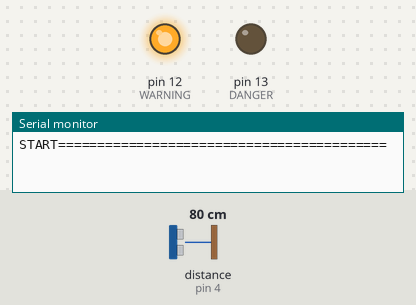
Recording of a sketch running on a simulated Arduino Uno, built with avr-gcc and run on an emulated ATmega328P. Parts: output pins drawn as LEDs (lit = HIGH), the last lines printed to the serial monitor. Wiring (inferred from the names in the program): ultrasonic range finder: trigger pin 5; echo pin 4. The inputs (shaded band) are chosen by the test bench; at power-on: distance to the obstacle (sensor on pin 4) 80 cm. The echo pulse lasts 58.3 µs per cm; pins used as bus, display or sensor lines are not drawn.

Above: at 0.01 s.
At 1.8 s:
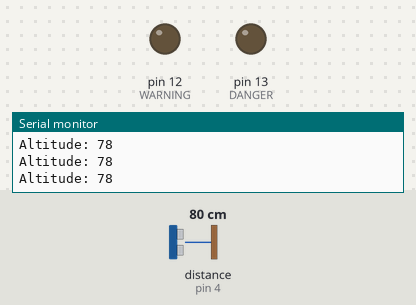
1.9 s: distance to the obstacle (sensor on pin 4) set to 120 cm
4.9 s: distance to the obstacle (sensor on pin 4) set to 2 cm
7.9 s: distance to the obstacle (sensor on pin 4) set to 299 cm
16.9 s: distance to the obstacle (sensor on pin 4) set to 18 cm
Timing chart, 0 to 19.9 s (numbered marks = the images above; inputs shaded):
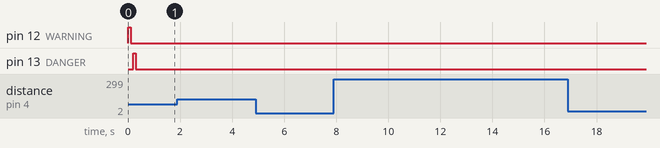

The sketch:

sol.ino
```cpp
// pins
// pin for the warning led (orange/yellow)
#define WARNING 12
// pin for the danger led (red)
#define DANGER 13
// pin for the status led (green)
#define STATUS 4
// pin on which the TRIGGER pin of the sensor is connected
#define TRIG 5
// pin on which the ECHO pin of the sensor is connected
#define ECHO 4
// other constants
// delay for on-time for tests
#define TEST_DELAY 100
// delay for the blinking after a malfunction
#define MALFUNC_DELAY 500
// Speed of sound
// CENTIMETERS PER MICROSECOND
#define SOUND 0.034
// for serial communication with the arduino software for debugging
#define BAUDS 9600
// heights for different stuff
// PLACEHOLDER VALUES!
// GROUND <-> danger zone <-> MAX_DANGER <-> warning zone <-> MAX_WARNING <-> normal flight <-> +inf
#define GROUND 0
#define MAX_DANGER 50
#define MAX_WARNING 100
#define MAX_START_HEIGHT 15
#define MIN_REAL_HEIGHT 0
// variables
// height to the ground from the sensor
int height;
// pulse duration for distance coputation
long duration;

/**
 * Test Digital Outputs
 *
 * args: int count (number of arguments given), ... (pin numbers, int expected)
 *
 * go through all the pins given in the arguments
 * for each pin, set it to HIGH for 100ms then set it back to LOW
 *
 * delay given by TEST_DELAY in define
 */
void test(int count, ...) {
  va_list args;
  int current;
  // start the argument list use
  va_start(args, count);
  // for each given pin
  for(int i = 0; i < count; i++) {
    // get the pin number as int from the argument list (pop)
    current = va_arg(args, int);
    // set to high
    digitalWrite(current, HIGH);
    // wait
    delay(TEST_DELAY);
    // set to low
    digitalWrite(current, LOW);
    // delay a bit between tests
    delay(TEST_DELAY);
  }
  // end the argument list use, should clear memory
  va_end(args);
}

/**
 * Permet, si le circuit malfonctionne, de bloquer toute éxcution autre que "faire clignoter" de beginPin à endPin (inclus)
 * args: beginPin(int), endPin(int)
 *
 * NO PIN SKIPPING
 */
void malfunction(int beginPin, int endPin) {
  // actual code
  while(true) {
      for(int i = beginPin; i <= endPin; i++) {
          digitalWrite(i, HIGH);
      }
      delay(MALFUNC_DELAY);
      for(int i = beginPin; i <= endPin; i++) {
        digitalWrite(i, LOW);
      }
      delay(MALFUNC_DELAY);
  }

}

/**
 * Read the height from a sensor and update the value of the variable at the passed adress with it
 * args: h (pointer to the (int) height variable
 */
void updateHeight(int *h) {
  // clear Trig
  digitalWrite(TRIG, LOW);
  delayMicroseconds(2);
  // send 10 ms inpulse
  digitalWrite(TRIG, HIGH);
  delayMicroseconds(10);
  digitalWrite(TRIG, LOW);

  // read return delay
  duration = pulseIn(ECHO, HIGH);
  height = duration*SOUND/2;
}

void setup() {
  // remove for production code!
  // serial communication setup
  Serial.begin(BAUDS);
  Serial.println("START==========================================");

  // set WARNING as OUTPUT
  pinMode(WARNING, OUTPUT);

  // set DANGER as OUTPUT
  pinMode(DANGER, OUTPUT);

  // set STATUS as OUTPUT
  pinMode(STATUS, OUTPUT);

  // set trig as output
  pinMode(TRIG, OUTPUT);

  // set echo as input

 pinMode(ECHO, INPUT);

  // test all LEDS
  test(3, WARNING, DANGER, STATUS);

  // temp debugging inputs
  pinMode(12, INPUT);
  pinMode(13, INPUT);

  // temp debugging start height, replace by sensor read when available
  height = 0;

  // if the height is superior to something reasonable at startup,
  // or the height is inferior to a reasonable height
  // signal something might be wrong to the user and don't start up
  if(height > MAX_START_HEIGHT || height < MIN_REAL_HEIGHT) {
    malfunction(WARNING, STATUS);
  }

  // set STATUS to high, it should be at all times
  digitalWrite(STATUS, HIGH);
}

void loop() {
  updateHeight(&height);
  // if the sensor gives an unreasonable value during flight, go into malfunction mode
  // eventually replace by a malfunction counter if common, and go into failure mode after a certain amount
  if(height < MIN_REAL_HEIGHT) {
    malfunction(WARNING, STATUS);
  }
  // write the height to serial for debugging
  Serial.print("Altitude: ");
  Serial.print(height);
  Serial.print("\n");
  // actual processing
  if(height <= MAX_DANGER) {
    digitalWrite(WARNING, LOW);
    digitalWrite(DANGER, HIGH);
  } else if(height > MAX_DANGER && height <= MAX_WARNING) {
    digitalWrite(DANGER, LOW);
    digitalWrite(WARNING, HIGH);
  } else {
    digitalWrite(WARNING, LOW);
    digitalWrite(DANGER, LOW);
  }
}
```
